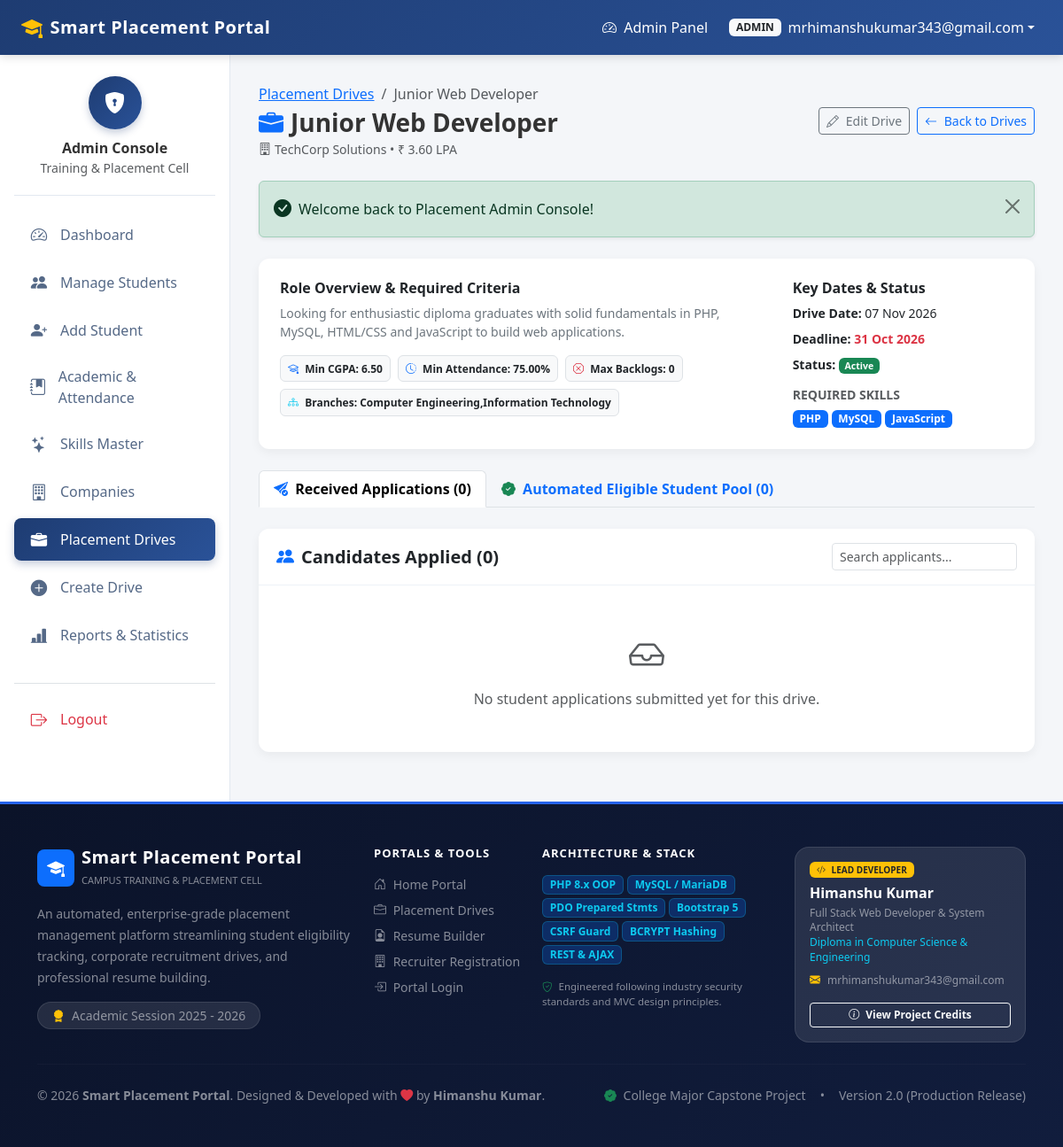
The app's page /admin/drive_view.php?id=1 (signed in) with its own data.
### tables this page shows
CREATE TABLE `placement_drives` (
  `id` int(11) NOT NULL AUTO_INCREMENT,
  `company_id` int(11) NOT NULL,
  `job_title` varchar(100) NOT NULL,
  `job_description` text NOT NULL,
  `package_lpa` decimal(6,2) DEFAULT 0.00,
  `job_location` varchar(100) NOT NULL DEFAULT 'On-Site',
  `min_cgpa` decimal(4,2) NOT NULL DEFAULT 6.00,
  `min_attendance` decimal(5,2) NOT NULL DEFAULT 75.00,
  `max_backlogs` int(11) NOT NULL DEFAULT 0,
  `allowed_branches` varchar(255) NOT NULL DEFAULT 'All',
  `drive_date` date NOT NULL,
  `deadline` date NOT NULL,
  `status` enum('Upcoming','Active','Closed') NOT NULL DEFAULT 'Active',
  `created_at` timestamp NOT NULL DEFAULT current_timestamp(),
  PRIMARY KEY (`id`),
  KEY `fk_drives_company` (`company_id`),
  CONSTRAINT `fk_drives_company` FOREIGN KEY (`company_id`) REFERENCES `companies` (`id`) ON DELETE CASCADE ON UPDATE CASCADE
);

CREATE TABLE `companies` (
  `id` int(11) NOT NULL AUTO_INCREMENT,
  `name` varchar(100) NOT NULL,
  `website` varchar(150) DEFAULT NULL,
  `contact_email` varchar(100) DEFAULT NULL,
  `contact_phone` varchar(20) DEFAULT NULL,
  `location` varchar(100) DEFAULT NULL,
  `description` text DEFAULT NULL,
  `created_at` timestamp NOT NULL DEFAULT current_timestamp(),
  PRIMARY KEY (`id`)
);

CREATE TABLE `skills` (
  `id` int(11) NOT NULL AUTO_INCREMENT,
  `skill_name` varchar(50) NOT NULL,
  `category` varchar(50) DEFAULT 'General',
  PRIMARY KEY (`id`),
  UNIQUE KEY `skill_name` (`skill_name`)
);

### admin/drive_view.php (the view, shortened to what the rows shown need)
<?php
require_once __DIR__ . '/../config/database.php';
require_once __DIR__ . '/../config/functions.php';
$driveId = (int)($_GET['id'] ?? 0);
$stmt = $pdo->prepare("
    SELECT d.*, c.name as company_name, c.location as company_location, c.website as company_website,
           c.contact_email, c.contact_phone
    FROM placement_drives d
    JOIN companies c ON d.company_id = c.id
    WHERE d.id = :id
    LIMIT 1
");
$stmt->execute([':id' => $driveId]);
$requiredSkills = getDriveRequiredSkills($pdo, $driveId);
$allStudents = $pdo->query("
    SELECT s.id, s.enrollment_no, s.first_name, s.last_name, s.department, s.phone, s.resume_path,
           ar.cgpa, ar.attendance_percentage, ar.active_backlogs
    FROM students s
    LEFT JOIN academic_records ar ON s.id = ar.student_id
    ORDER BY ar.cgpa DESC
")->fetchAll();
foreach ($allStudents as $st) {
    $res = checkStudentEligibility($pdo, $st['id'], $driveId);
}
require_once __DIR__ . '/../includes/header.php';
?>
<div class="dashboard-container">
    <main class="portal-content">
        <div class="container-fluid p-0">
            <div class="d-flex flex-wrap justify-content-between align-items-center mb-4 gap-3">
                <div>
                    <nav aria-label="breadcrumb">
                        <ol class="breadcrumb mb-1">
                            <li class="breadcrumb-item"><a href="<?= BASE_URL ?>admin/drives.php">Placement Drives</a></li>
                            <li class="breadcrumb-item active"><?= e($drive['job_title']) ?></li>
                        </ol>
                    </nav>
                    <h3 class="fw-bold mb-0"><i class="bi bi-briefcase-fill text-primary me-2"></i><?= e($drive['job_title']) ?></h3>
                    <small class="text-muted"><i class="bi bi-building me-1"></i><?= e($drive['company_name']) ?> &bull; ₹ <?= number_format((float)$drive['package_lpa'], 2) ?> LPA</small>
                </div>
            </div>
            <div class="card card-portal mb-4">
                <div class="card-body p-4">
                    <div class="row g-3">
                        <div class="col-md-8">
                            <h6 class="fw-bold text-dark mb-2">Role Overview & Required Criteria</h6>
                            <p class="text-secondary small mb-3"><?= nl2br(e($drive['job_description'])) ?></p>
                            <div class="d-flex flex-wrap gap-2">
                                <span class="badge bg-light text-dark border p-2">
                                    <i class="bi bi-mortarboard text-primary me-1"></i> Min CGPA: <strong><?= e($drive['min_cgpa']) ?></strong>
                                </span>
                                <span class="badge bg-light text-dark border p-2">
                                    <i class="bi bi-clock-history text-primary me-1"></i> Min Attendance: <strong><?= e($drive['min_attendance']) ?>%</strong>
                                </span>
                                <span class="badge bg-light text-dark border p-2">
                                    <i class="bi bi-x-octagon text-danger me-1"></i> Max Backlogs: <strong><?= e($drive['max_backlogs']) ?></strong>
                                </span>
                                <span class="badge bg-light text-dark border p-2">
                                    <i class="bi bi-diagram-3 text-info me-1"></i> Branches: <strong><?= e($drive['allowed_branches']) ?></strong>
                                </span>
                            </div>
                        </div>
                        <div class="col-md-4 border-start-md ps-md-4">
                            <h6 class="fw-bold text-dark mb-2">Key Dates & Status</h6>
                            <div class="small mb-2"><strong>Drive Date:</strong> <?= formatPortalDate($drive['drive_date']) ?></div>
                            <div class="small mb-2"><strong>Deadline:</strong> <span class="text-danger fw-bold"><?= formatPortalDate($drive['deadline']) ?></span></div>
                            <div class="small mb-3"><strong>Status:</strong> <span class="badge bg-success"><?= e($drive['status']) ?></span></div>
                            <h6 class="fw-bold text-dark mb-2 small text-uppercase text-muted">Required Skills</h6>
                            <div class="d-flex flex-wrap gap-1">
                                <?php if (!empty($requiredSkills)): ?>
                                    <?php foreach ($requiredSkills as $rsk): ?>
                                        <span class="badge bg-primary"><?= e($rsk['skill_name']) ?></span>
                                    <?php endforeach; ?>
                                <?php else: ?>
                                    <span class="text-muted small">None specified</span>
                                <?php endif; ?>
                            </div>
                        </div>
                    </div>
                </div>
            </div>
        </div>
    </main>
</div>
<?php require_once __DIR__ . '/../includes/footer.php'; ?>

### records on screen
placement_drives: job_title "Junior Web Developer", company.name "TechCorp Solutions", package_lpa "3.60", job_description "Looking for enthusiastic diploma graduates with solid fundamentals in PHP, MySQL, HTML/CSS and JavaScript to build web applications.", min_cgpa "6.50", min_attendance "75.00", max_backlogs "0", allowed_branches "Computer Engineering,Information Technology", drive_date "07 Nov 2026", deadline "31 Oct 2026", status "Active"
skills: skill_name "PHP"
skills: skill_name "MySQL"
skills: skill_name "JavaScript"

### other values on screen
$_SESSION['role'] "ADMIN"
$_SESSION['email'] "mrhimanshukumar343@gmail.com"
$message "Welcome back to Placement Admin Console!"
count($applications) "0"
count($eligiblePool) "0"
APP_NAME "Smart Placement Portal"
